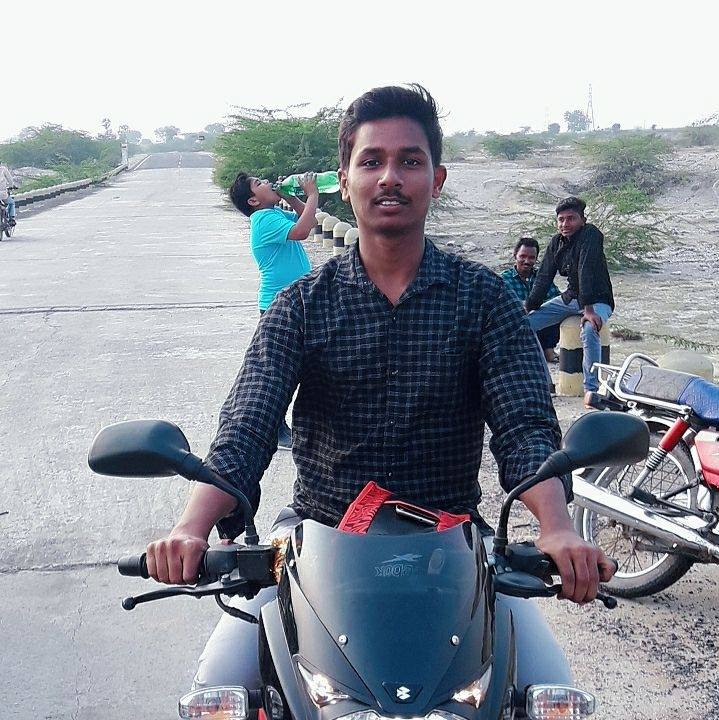
#> input picture 55519611_644632512626402_4828710067354206208_n.jpg, 719 x 720 px, found by its file name
$ jupyter execute --allow-errors Image.ipynb
#> lines starting #> are read from the running program, lines starting #| are printed output that depends on the picture; after the words box and inside, x2 and y2 are one past the last pixel; in counts of white or black regions, pixels touching at a corner belong together
[cell 1]
import cv2
import numpy as np
import matplotlib.pyplot as plt

[cell 2]
# Load the image from file
img = cv2.imread('/content/55519611_644632512626402_4828710067354206208_n.jpg')
#> img is the input picture: shape (720, 719, 3); mean B, G, R 161.2, 152.4, 146.9

[cell 3]
# Convert the image to grayscale
gray = cv2.cvtColor(img, cv2.COLOR_BGR2GRAY)

[cell 4]
# ----- Acne Detection -----

# Apply Gaussian blur to remove noise
blur = cv2.GaussianBlur(gray, (5, 5), 0)

[cell 5]
# Apply threshold to convert to binary image
_, thresh = cv2.threshold(blur, 100, 255, cv2.THRESH_BINARY_INV)
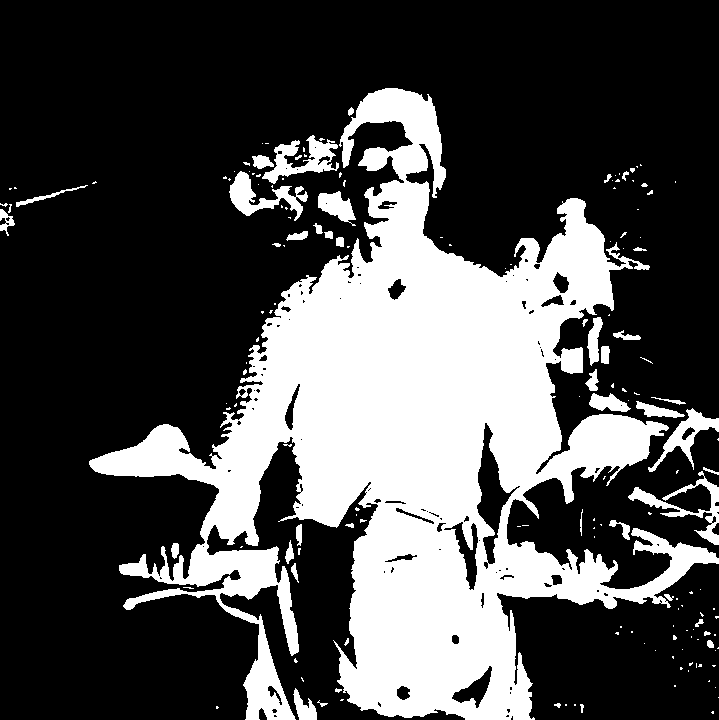
#> thresh: shape (720, 719); 30% white; 167 white regions (121 under 20 px), largest, box (x1, y1, x2, y2) and area: (89, 88, 719, 720) 144314, (262, 135, 339, 184) 1490, (229, 171, 308, 221) 1432

[cell 6]
# Apply morphological operations to remove small white regions and fill small black regions
kernel = np.ones((5,5), np.uint8)
erosion = cv2.erode(thresh, kernel, iterations=1)
#> erosion: shape (720, 719); 24% white; 75 white regions (40 under 20 px), largest, box (x1, y1, x2, y2) and area: (92, 183, 665, 544) 80747, (341, 504, 719, 720) 30626, (343, 90, 444, 185) 3557
dilation = cv2.dilate(erosion, kernel, iterations=1)
#> dilation: shape (720, 719); 28.9% white; 52 white regions

[cell 7]
# Find contours and draw bounding box around each contour
contours, _ = cv2.findContours(dilation, cv2.RETR_TREE, cv2.CHAIN_APPROX_SIMPLE)
#> contours = 105 contours, 38 with area under 20; largest, box (x1, y1, x2, y2) and area: (90, 181, 719, 720) 127103, (341, 88, 446, 187) 5075, (173, 545, 278, 599) 3496, (244, 625, 295, 720) 2278, (664, 410, 719, 454) 879
for contour in contours:
    if cv2.contourArea(contour) > 1000 and cv2.contourArea(contour) < 5000:
        x,y,w,h = cv2.boundingRect(contour)
        cv2.rectangle(img, (x,y), (x+w,y+h), (0,0,255), 2)
#> this loop made 105 passes
#> (x, y, w, h) on passes 3, 15: (244, 625, 51, 95), (173, 545, 105, 54)
#> contour on passes 11, 21, 33, 34, 36, 37: [[291, 567], [291, 571], [295, 571], [295, 567]], [[669, 512], [669, 516], [676, 516], [676, 512]], [[253, 345], [253, 349], [258, 349], [258, 345]], [[626, 335], [626, 339], [631, 339], [631, 335]], [[638, 264], [638, 268], [642, 268], [642, 264]], [[621, 257], [621, 261], [625, 261], [625, 257]]
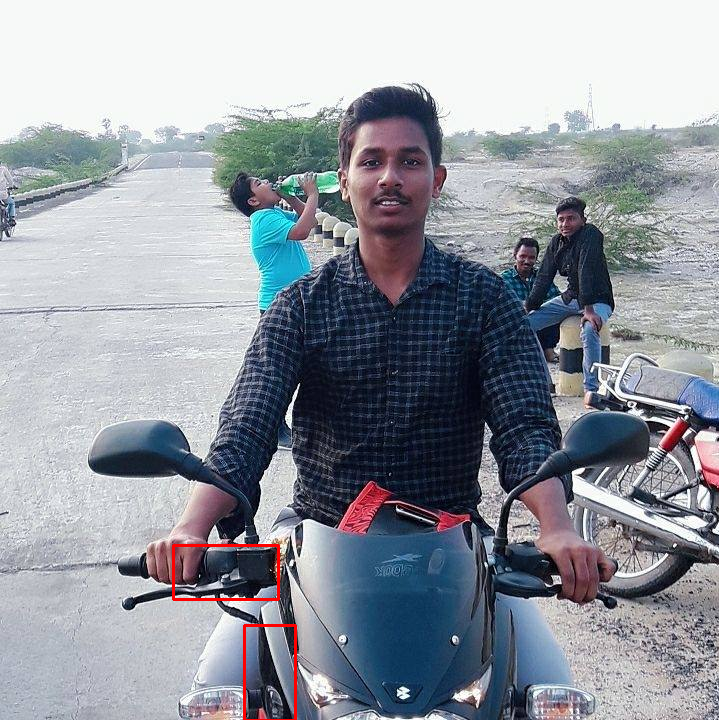
#> img: shape (720, 719, 3); 0.33% of pixels changed, all inside (x1, y1, x2, y2) = (172, 544, 297, 720)

[cell 8]
plt.imshow(cv2.cvtColor(img, cv2.COLOR_BGR2RGB))
plt.title('Acne Detection')
plt.show()

[cell 9]
# ----- Detect Oiliness on face -----

# Convert the image to LAB color space
lab = cv2.cvtColor(img, cv2.COLOR_BGR2LAB)
#> lab: shape (720, 719, 3); mean of channels 0, 1, 2 156.5, 128.9, 122.7

[cell 10]
# Split the LAB channels
L, A, B = cv2.split(lab)

[cell 11]
# Apply CLAHE (Contrast Limited Adaptive Histogram Equalization) to the L channel
clahe = cv2.createCLAHE(clipLimit=3.0, tileGridSize=(8,8))
cl = clahe.apply(L)

[cell 12]
# Merge the enhanced L channel with the original A and B channels
limg = cv2.merge((cl,A,B))
#> limg: shape (720, 719, 3); mean of channels 0, 1, 2 150.9, 128.9, 122.7

[cell 13]
# Convert the image back to RGB color space
final = cv2.cvtColor(limg, cv2.COLOR_LAB2BGR)

[cell 14]
# Apply thresholding to detect oily regions
gray = cv2.cvtColor(final, cv2.COLOR_BGR2GRAY)
_, thresh = cv2.threshold(gray, 120, 255, cv2.THRESH_BINARY)
#> thresh: shape (720, 719); 61.1% white; 4145 black regions (4051 under 20 px), largest, box (x1, y1, x2, y2) and area: (0, 181, 719, 720) 150658, (151, 116, 358, 296) 11949, (476, 124, 719, 220) 8176

[cell 15]
plt.imshow(thresh, cmap='gray')
plt.title('Detect Oiliness on Face')
plt.show()

[cell 16]
# ----- Make a UV filter -----

# Convert the image to HSV color space
hsv = cv2.cvtColor(img, cv2.COLOR_BGR2HSV)
#> hsv: shape (720, 719, 3); mean H, S, V 102.8, 55, 164.3

[cell 17]
# Create a mask for the blue sky (hues between 100 and 140)
lower_blue = np.array([100, 50, 50])
upper_blue = np.array([140, 255, 255])
mask = cv2.inRange(hsv, lower_blue, upper_blue)
#> mask: shape (720, 719); 18.1% white; 1546 white regions (1428 under 20 px), largest, box (x1, y1, x2, y2) and area: (88, 224, 657, 521) 38726, (325, 509, 570, 720) 32474, (351, 88, 442, 170) 2778

[cell 18]
# Apply the mask to the original image
filtered = cv2.bitwise_and(img, img, mask=mask)

[cell 19]
plt.imshow(cv2.cvtColor(filtered, cv2.COLOR_BGR2RGB))
plt.title('UV Filter')
plt.show()

[cell 20]
import cv2
import numpy as np
import matplotlib.pyplot as plt

[cell 21]
# Function to perform acne detection
def acne_detection(img):
    # Convert the image to grayscale
    gray = cv2.cvtColor(img, cv2.COLOR_BGR2GRAY)

    # Apply Gaussian blur to remove noise
    blur = cv2.GaussianBlur(gray, (5, 5), 0)

    # Apply threshold to convert to binary image
    _, thresh = cv2.threshold(blur, 100, 255, cv2.THRESH_BINARY_INV)

    # Apply morphological operations to remove small white regions and fill small black regions
    kernel = np.ones((5,5), np.uint8)
    erosion = cv2.erode(thresh, kernel, iterations=1)
    dilation = cv2.dilate(erosion, kernel, iterations=1)

    # Find contours and draw bounding box around each contour
    contours, _ = cv2.findContours(dilation, cv2.RETR_TREE, cv2.CHAIN_APPROX_SIMPLE)
    for contour in contours:
        if cv2.contourArea(contour) > 1000 and cv2.contourArea(contour) < 5000:
            x,y,w,h = cv2.boundingRect(contour)
            cv2.rectangle(img, (x,y), (x+w,y+h), (0,0,255), 2)

    return img

[cell 22]
# Function to detect oiliness on the face
def oiliness_detection(img):
    # Convert the image to LAB color space
    lab = cv2.cvtColor(img, cv2.COLOR_BGR2LAB)

    # Split the LAB channels
    L, A, B = cv2.split(lab)

    # Apply CLAHE (Contrast Limited Adaptive Histogram Equalization) to the L channel
    clahe = cv2.createCLAHE(clipLimit=3.0, tileGridSize=(8,8))
    cl = clahe.apply(L)

    # Merge the enhanced L channel with the original A and B channels
    limg = cv2.merge((cl,A,B))

    # Convert the image back to RGB color space
    final = cv2.cvtColor(limg, cv2.COLOR_LAB2BGR)

    # Apply thresholding to detect oily regions
    gray = cv2.cvtColor(final, cv2.COLOR_BGR2GRAY)
    _, thresh = cv2.threshold(gray, 120, 255, cv2.THRESH_BINARY)

    return thresh

[cell 23]
# Function to apply a UV filter
def uv_filter(img):
    # Convert the image to HSV color space
    hsv = cv2.cvtColor(img, cv2.COLOR_BGR2HSV)

    # Create a mask for the blue sky (hues between 100 and 140)
    lower_blue = np.array([100, 50, 50])
    upper_blue = np.array([140, 255, 255])
    mask = cv2.inRange(hsv, lower_blue, upper_blue)

    # Apply the mask to the original image
    filtered = cv2.bitwise_and(img, img, mask=mask)

    return filtered

[cell 24]
# Load the face images from file
img1 = cv2.imread('/content/50898601_157466488573792_3722053241790267392_n.jpg')
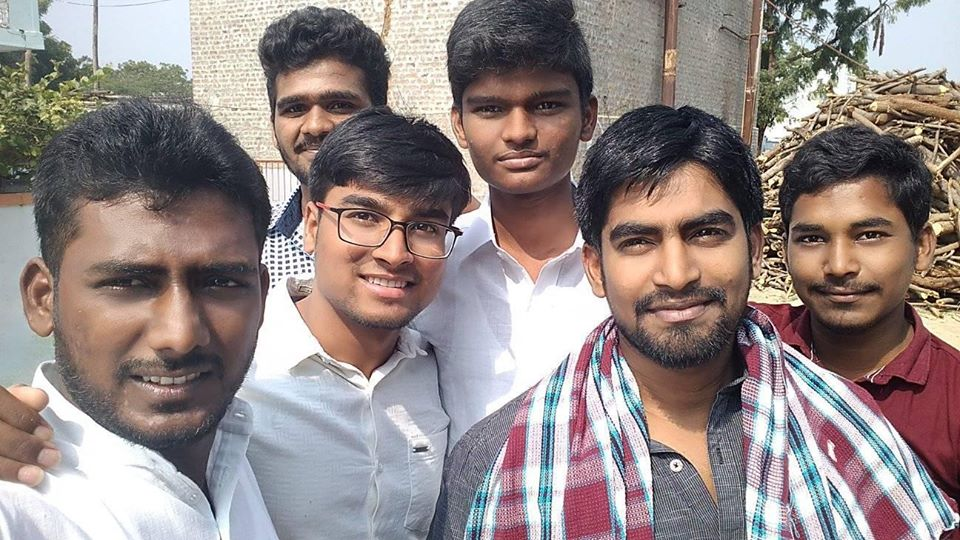
#> input picture 50898601_157466488573792_3722053241790267392_n.jpg, 960 x 540 px, found by its file name
#> img1 is the input picture: shape (540, 960, 3); mean B, G, R 132.5, 133.9, 146.1
img2 = cv2.imread('/content/55519611_644632512626402_4828710067354206208_n.jpg')
img3 = cv2.imread('/content/IMG_20190225_201108.jpg')
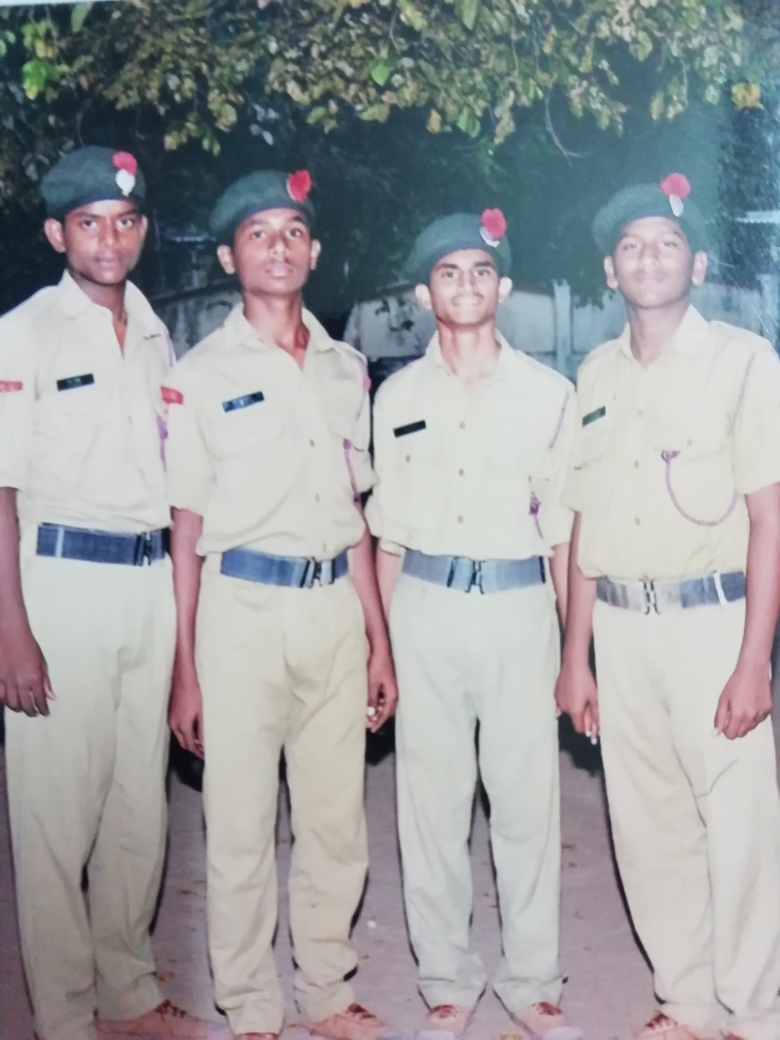
#> input picture IMG_20190225_201108.jpg, 3120 x 4160 px, found by its file name (shown at 1/4 size)
#> img3 is the input picture: shape (4160, 3120, 3); mean B, G, R 159.3, 157.1, 155.3

[cell 25]
# Perform acne detection on each image
acne_img1 = acne_detection(img1)
#> in acne_detection, `_, thresh = cv2.threshold(blur, 100, 255, cv2.THRESH_BINARY_INV)`: thresh: shape (540, 960); 33.2% white; 375 white regions (245 under 20 px), largest, box (x1, y1, x2, y2) and area: (447, 0, 778, 436) 47114, (0, 90, 303, 517) 41988, (260, 10, 471, 256) 21946
#> in acne_detection, `erosion = cv2.erode(thresh, kernel, iterations=1)`: erosion: shape (540, 960); 24% white; 135 white regions (72 under 20 px), largest, box (x1, y1, x2, y2) and area: (0, 107, 269, 500) 33018, (450, 0, 771, 256) 28508, (766, 274, 960, 511) 16250
#> in acne_detection, `dilation = cv2.dilate(erosion, kernel, iterations=1)`:
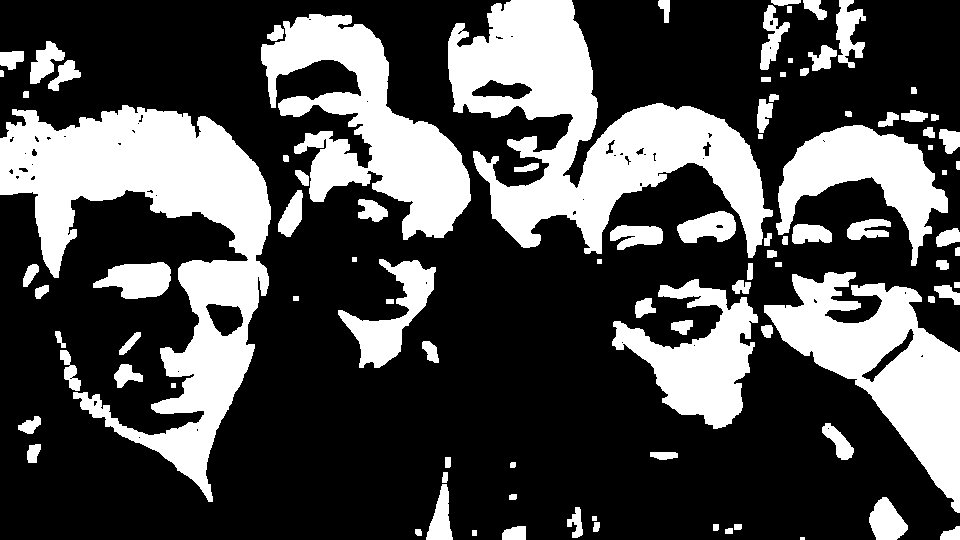
#> dilation: shape (540, 960); 30.6% white; 95 white regions (1 under 20 px)
#> in acne_detection, `contours, _ = cv2.findContours(dilation, cv2.RETR_TREE, cv2.CHAIN_APPR..`: contours = 150 contours, 53 with area under 20; largest, box (x1, y1, x2, y2) and area: (0, 105, 271, 502) 39292, (448, 0, 773, 258) 34254, (261, 14, 471, 240) 19450, (764, 272, 960, 513) 19060, (776, 125, 948, 266) 9781
#> the loop in acne_detection, `for contour in contours:` made 150 passes
#> (x, y, w, h) on passes 12, 51, 54, 65, 129: (869, 497, 39, 43), (93, 262, 78, 37), (338, 259, 98, 109), (677, 211, 59, 32), (836, 0, 30, 68)
#> contour on passes 1, 2, 10, 21, 23, 32: [[800, 537], [800, 539], [804, 539], [804, 537]], [[472, 530], [472, 535], [476, 535], [476, 530]], [[592, 516], [592, 520], [596, 520], [596, 516]], [[827, 428], [828, 427], [829, 428], [828, 429]], [[171, 383], [171, 387], [175, 387], [175, 383]], [[386, 299], [386, 303], [393, 303], [393, 299]]
#> after the loop in acne_detection, `for contour in contours:`:
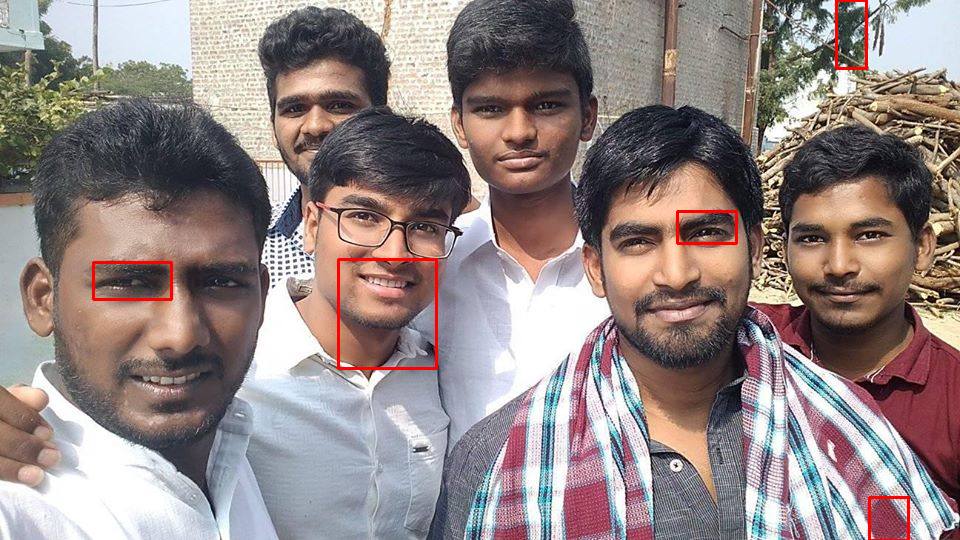
#> img: shape (540, 960, 3); 0.66% of pixels changed, all inside (x1, y1, x2, y2) = (92, 0, 910, 540)
acne_img2 = acne_detection(img2)
#> in acne_detection (call 2), `contours, _ = cv2.findContours(dilation, cv2.RETR_TREE, cv2.CHAIN_APPR..`: contours = 105 contours, 38 with area under 20; largest, box (x1, y1, x2, y2) and area: (90, 181, 719, 720) 127103, (341, 88, 446, 187) 5075, (173, 545, 278, 599) 3496, (244, 625, 295, 720) 2278, (664, 410, 719, 454) 879
#> the loop in acne_detection (call 2), `for contour in contours:` made 105 passes
#> contour on passes 11, 21, 33, 34, 36, 37, 39, 43, 47, 48: [[291, 567], [291, 571], [295, 571], [295, 567]], [[669, 512], [669, 516], [676, 516], [676, 512]], [[253, 345], [253, 349], [258, 349], [258, 345]], [[626, 335], [626, 339], [631, 339], [631, 335]], [[638, 264], [638, 268], [642, 268], [642, 264]], [[621, 257], [621, 261], [625, 261], [625, 257]], [[325, 232], [325, 237], [332, 237], [332, 232]], [[9, 220], [9, 225], [13, 225], [13, 220]], [[325, 203], [326, 202], [327, 203], [326, 204]], [[296, 187], [296, 191], [300, 191], [300, 187]]
acne_img3 = acne_detection(img3)
#> in acne_detection (call 3), `_, thresh = cv2.threshold(blur, 100, 255, cv2.THRESH_BINARY_INV)`: thresh: shape (4160, 3120); 20% white; 1382 white regions (1088 under 20 px), largest, box (x1, y1, x2, y2) and area: (0, 0, 2338, 1390) 1822361, (0, 2710, 181, 4160) 99705, (579, 2577, 819, 3778) 96529
#> in acne_detection (call 3), `erosion = cv2.erode(thresh, kernel, iterations=1)`: erosion: shape (4160, 3120); 17.9% white; 360 white regions (123 under 20 px), largest, box (x1, y1, x2, y2) and area: (0, 0, 2292, 1388) 1710970, (0, 2717, 179, 4160) 94531, (581, 2585, 817, 3774) 80087
#> in acne_detection (call 3), `dilation = cv2.dilate(erosion, kernel, iterations=1)`:
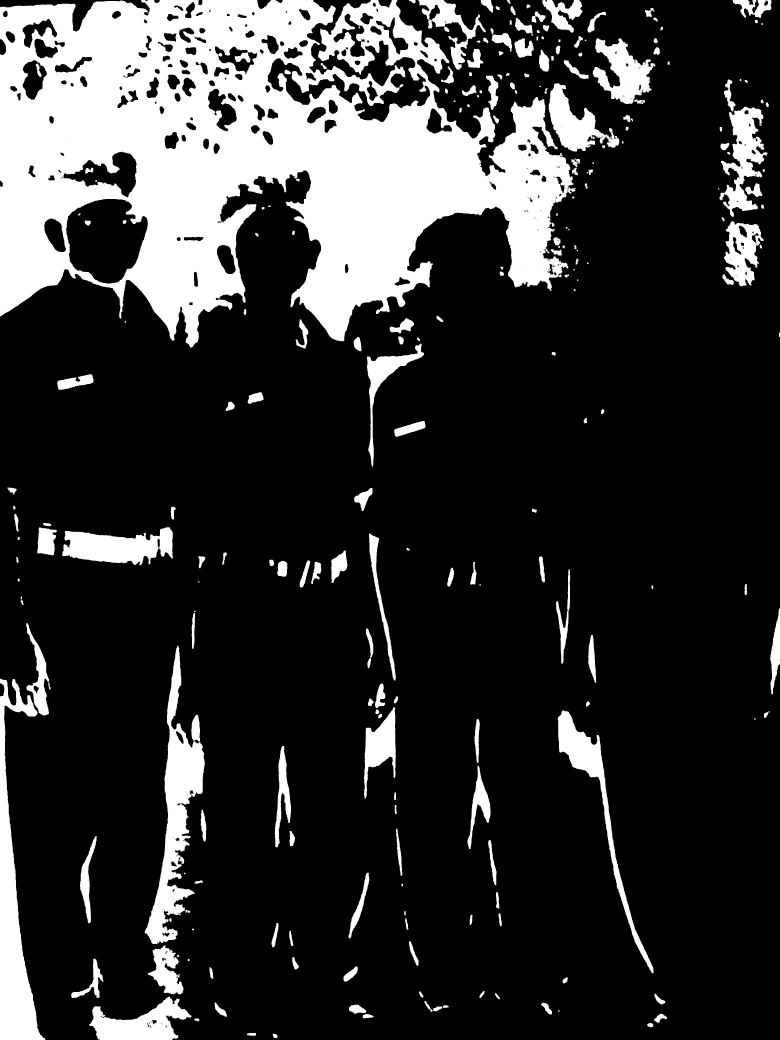
#> dilation: shape (4160, 3120) (shown at 1/4 size); 19.7% white; 262 white regions
#> in acne_detection (call 3), `contours, _ = cv2.findContours(dilation, cv2.RETR_TREE, cv2.CHAIN_APPR..`: contours = 582 contours, 159 with area under 20; largest, box (x1, y1, x2, y2) and area: (0, 0, 2294, 1390) 2051690, (0, 2715, 181, 4160) 97664, (579, 2583, 819, 3776) 90896, (264, 795, 592, 1135) 81714, (249, 2109, 691, 2261) 42254
#> the loop in acne_detection (call 3), `for contour in contours:` made 582 passes
#> (x, y, w, h) on passes 10, 12, 38, 40, 54, 57, 69, 71, 74, 75, 80, 82: (1396, 4019, 69, 36), (859, 4010, 48, 57), (1374, 3866, 57, 60), (285, 3835, 129, 157), (1636, 3765, 38, 98), (1086, 3692, 28, 97), (1394, 3491, 83, 263), (1953, 3360, 33, 181), (1584, 3315, 25, 188), (803, 3239, 22, 127), (1898, 2876, 21, 175), (765, 2859, 35, 107)
#> contour on passes 7, 15, 16, 19, 23, 30: [[2233, 4041], [2233, 4046], [2237, 4046], [2237, 4041]], [[655, 4125], [656, 4124], [657, 4125], [656, 4126]], [[666, 4111], [667, 4110], [668, 4111], [667, 4112]], [[607, 4099], [608, 4098], [609, 4099], [608, 4100]], [[671, 4088], [672, 4087], [673, 4088], [672, 4089]], [[403, 4052], [404, 4051], [405, 4052], [404, 4053]]

[cell 26]
plt.subplot(131), plt.imshow(cv2.cvtColor(acne_img1, cv2.COLOR_BGR2RGB)), plt.title('Acne Detection 1')
plt

[cell 27]
# Perform oiliness detection and UV filtering on each image
oiliness_img1 = oiliness_detection(img1)
#> in oiliness_detection, `lab = cv2.cvtColor(img, cv2.COLOR_BGR2LAB)`: lab: shape (540, 960, 3); mean of channels 0, 1, 2 142.7, 133.5, 131.2
#> in oiliness_detection, `limg = cv2.merge((cl,A,B))`: limg: shape (540, 960, 3); mean of channels 0, 1, 2 136.6, 133.5, 131.2
#> in oiliness_detection, `_, thresh = cv2.threshold(gray, 120, 255, cv2.THRESH_BINARY)`: thresh: shape (540, 960); 53.7% white; 1744 black regions (1622 under 20 px), largest, box (x1, y1, x2, y2) and area: (446, 0, 960, 540) 81329, (0, 20, 304, 523) 55309, (258, 8, 542, 540) 45278
uv_img1 = uv_filter(img1)
#> in uv_filter, `hsv = cv2.cvtColor(img, cv2.COLOR_BGR2HSV)`: hsv: shape (540, 960, 3); mean H, S, V 73.2, 54.6, 153.5
#> in uv_filter, `mask = cv2.inRange(hsv, lower_blue, upper_blue)`: mask: shape (540, 960); 3% white; 1278 white regions (1181 under 20 px), largest, box (x1, y1, x2, y2) and area: (116, 118, 168, 182) 932, (203, 126, 255, 196) 812, (426, 475, 450, 540) 729
#> in uv_filter, `filtered = cv2.bitwise_and(img, img, mask=mask)`:
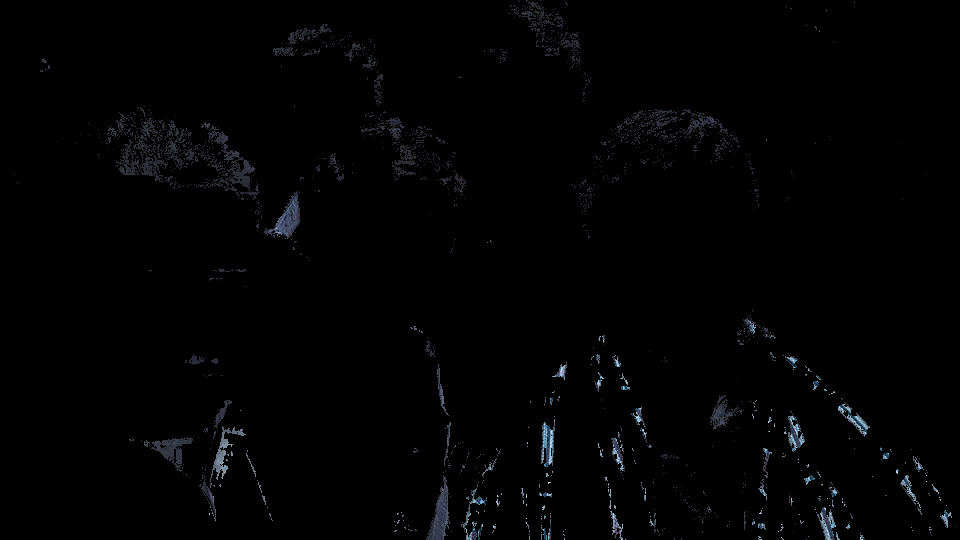
#> filtered: shape (540, 960, 3); mean B, G, R 2.6, 2.2, 1.9
